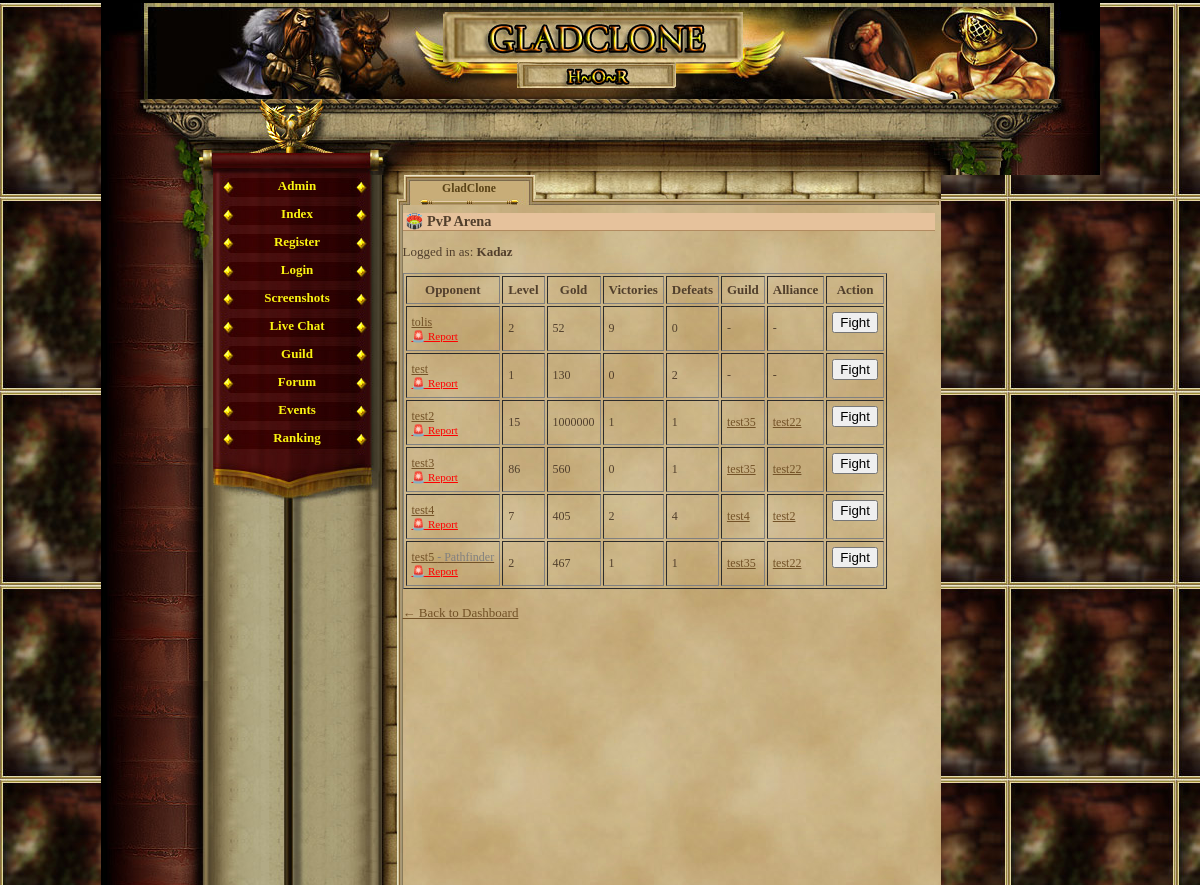
Page /pvp_arena.php (signed in) on the earlier database version.
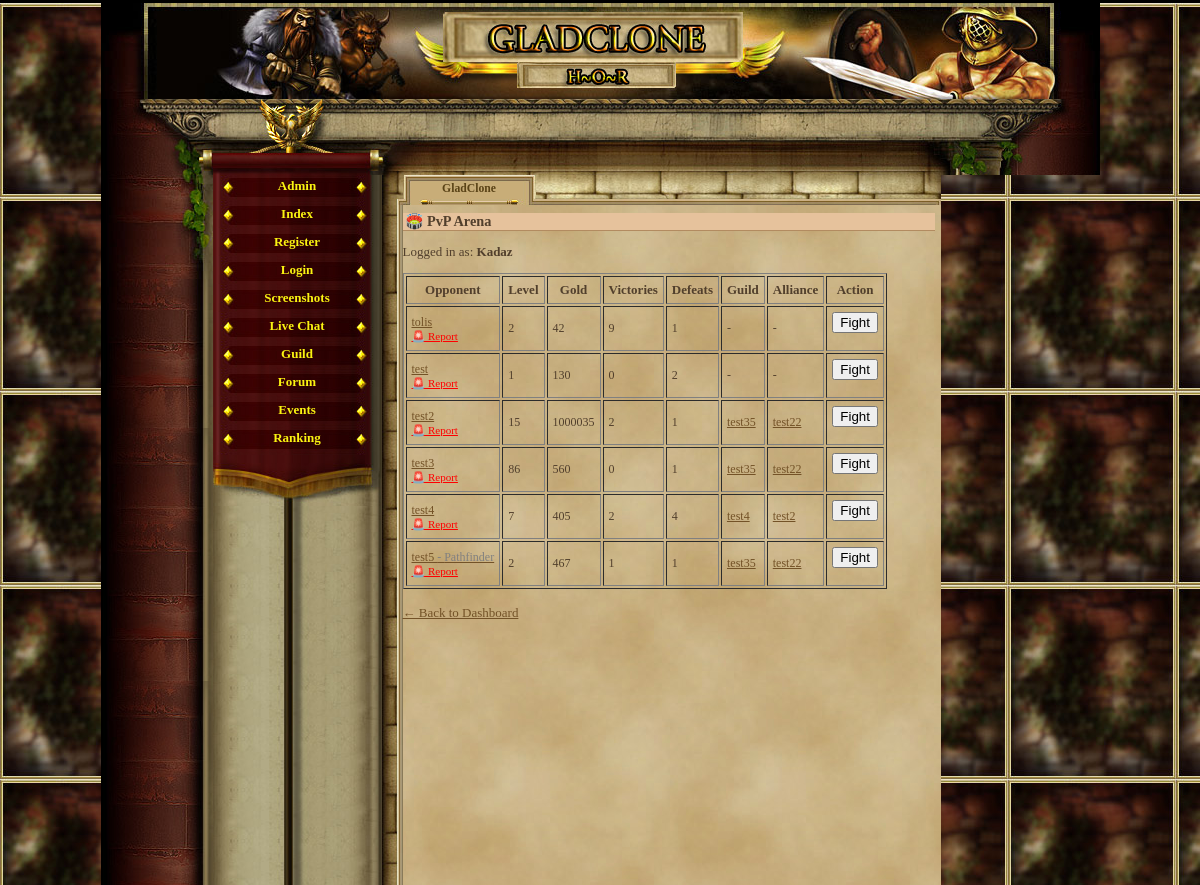
Same page on the later database version.
### tables this page shows
CREATE TABLE `gracze` (
  `id` int(11) NOT NULL AUTO_INCREMENT,
  `gracz` int(11) NOT NULL DEFAULT '0',
  `login` varchar(24) NOT NULL,
  `haslo` varchar(40) NOT NULL,
  `email` varchar(40) NOT NULL,
  `plec` tinyint(4) NOT NULL DEFAULT '0',
  `avatar` tinyint(4) NOT NULL DEFAULT '1',
  `pregunta` text NOT NULL,
  `respuesta` text NOT NULL,
  `rank` int(1) NOT NULL DEFAULT '1',
  `nivel` int(1) NOT NULL DEFAULT '1',
  `exp` int(1) NOT NULL DEFAULT '0',
  `exp_max` int(1) NOT NULL DEFAULT '10',
  `honor` int(1) NOT NULL DEFAULT '0',
  `fama` int(1) NOT NULL DEFAULT '0',
  `victorias` int(1) NOT NULL DEFAULT '0',
  `perdidas` int(1) NOT NULL DEFAULT '0',
  `oro_robado` int(1) NOT NULL DEFAULT '0',
  `oro_perdido` int(1) NOT NULL DEFAULT '0',
  `atak` int(5) NOT NULL DEFAULT '0',
  `obrona` int(3) NOT NULL DEFAULT '0',
  `sila` int(1) NOT NULL DEFAULT '5',
  `sila_i` int(1) NOT NULL DEFAULT '0',
  `sila_max` int(1) NOT NULL DEFAULT '10',
  `zrecznosc` int(1) NOT NULL DEFAULT '5',
  `zrecznosc_i` int(1) NOT NULL DEFAULT '0',
  `zrecznosc_max` int(1) NOT NULL DEFAULT '10',
  `wyrzymalosc` int(1) NOT NULL DEFAULT '5',
  `wyrzymalosc_i` int(1) NOT NULL DEFAULT '0',
  `wyrzymalosc_max` int(1) NOT NULL DEFAULT '10',
  `constitucion` int(1) NOT NULL DEFAULT '5',
  `constitucion_i` int(1) NOT NULL DEFAULT '0',
  `constitucion_max` int(1) NOT NULL DEFAULT '10',
  `carisma` int(1) NOT NULL DEFAULT '5',
  `carisma_i` int(1) NOT NULL DEFAULT '0',
  `carisma_max` int(1) NOT NULL DEFAULT '10',
  `inteligencja` int(1) NOT NULL DEFAULT '5',
  `inteligencja_i` int(1) NOT NULL DEFAULT '0',
  `inteligencja_max` int(1) NOT NULL DEFAULT '10',
  `mdchance` int(1) NOT NULL DEFAULT '0',
  `dhchance` int(1) NOT NULL DEFAULT '0',
  `ctchance` int(1) NOT NULL DEFAULT '0',
  `zycie` int(100) NOT NULL DEFAULT '100',
  `zycie_max` int(100) NOT NULL DEFAULT '100',
  `obrazenia_min` int(1) NOT NULL DEFAULT '0',
  `obrazenia_max` int(3) NOT NULL DEFAULT '2',
  `zloto` int(100) NOT NULL DEFAULT '150',
  `zloto_skarbiec` int(11) NOT NULL,
  `punkty` int(11) NOT NULL,
  `pracuje` int(11) NOT NULL,
  `ostatnia_walka_pvp` int(11) NOT NULL,
  `ostatnia_walka_pvc` int(11) NOT NULL,
  `ostatnio_zregenerowano` int(11) NOT NULL,
  `titulo` varchar(24) NOT NULL DEFAULT 'Newbie',
  `arena_level` int(11) NOT NULL,
  `rubies` int(11) NOT NULL DEFAULT '0',
  `centurion_time` int(11) NOT NULL,
  `reportes` int(1) NOT NULL DEFAULT '0',
  `mensajes` int(1) NOT NULL DEFAULT '0',
  `noticias` int(1) NOT NULL DEFAULT '0',
  `bendicion1_type` int(11) NOT NULL,
  `bendicion1_time` int(11) NOT NULL,
  `bendicion2_type` int(11) NOT NULL,
  `bendicion2_time` int(11) NOT NULL,
  `bendicion3_type` int(11) NOT NULL,
  `bendicion3_time` int(11) NOT NULL,
  `bendicion4_type` int(11) NOT NULL,
  `bendicion4_time` int(11) NOT NULL,
  `ostatnia_aktywnosc` int(11) NOT NULL DEFAULT '0',
  `username_locked` tinyint(1) NOT NULL DEFAULT '0',
  `lock_login` tinyint(1) NOT NULL DEFAULT '0',
  `is_admin` tinyint(1) NOT NULL DEFAULT '0',
  `title` varchar(100) DEFAULT NULL,
  `is_banned` tinyint(1) NOT NULL DEFAULT '0',
  PRIMARY KEY (`id`),
  UNIQUE KEY `login` (`login`)
);

CREATE TABLE `guilds` (
  `id` int(11) NOT NULL AUTO_INCREMENT,
  `name` varchar(50) NOT NULL,
  `tag` varchar(10) NOT NULL,
  `description` text,
  `created_at` datetime DEFAULT CURRENT_TIMESTAMP,
  `flag` varchar(100) DEFAULT NULL,
  PRIMARY KEY (`id`),
  UNIQUE KEY `tag` (`tag`)
);

CREATE TABLE `alliances` (
  `id` int(11) NOT NULL AUTO_INCREMENT,
  `name` varchar(50) NOT NULL,
  `tag` varchar(10) NOT NULL,
  `description` text,
  `created_at` datetime DEFAULT CURRENT_TIMESTAMP,
  `flag` varchar(100) DEFAULT NULL,
  PRIMARY KEY (`id`),
  UNIQUE KEY `tag` (`tag`)
);

### pvp_arena.php (the view, shortened to what this page needs)
<?php
require_once('var/ustawienia.php');
require_once('gora_strony.php');
require_once('menu_l.php');
$player_id = $_SESSION['id'];
$conn->query("UPDATE gracze SET ostatnio_zregenerowano = UNIX_TIMESTAMP() WHERE id = $player_id");
$stmt_self = $conn->prepare("SELECT login FROM gracze WHERE id = ?");
$stmt_self->bind_param("i", $player_id);
$stmt_self->execute();
$stmt_self->bind_result($player_name);
$can_fight = true;
$stmt = $conn->prepare("
    SELECT g.id, g.login, g.title, g.nivel, g.zloto, g.victorias, g.perdidas,
           gu.name AS guild_name, gu.id AS guild_id,
           al.name AS alliance_name, al.id AS alliance_id
    FROM gracze g
    LEFT JOIN guild_members gm ON gm.player_id = g.id
    LEFT JOIN guilds gu ON gu.id = gm.guild_id
    LEFT JOIN alliance_members am ON gu.id = am.guild_id
    LEFT JOIN alliances al ON al.id = am.alliance_id
    WHERE g.id != ?
");
$stmt->bind_param("i", $player_id);
$stmt->execute();
$result = $stmt->get_result();
?>
<h2>🏟️ PvP Arena</h2>
<p>Logged in as: <strong><?= htmlspecialchars($player_name) ?></strong></p>
<table border="1" cellpadding="5">
    <tr>
        <th>Opponent</th>
        <th>Level</th>
        <th>Gold</th>
        <th>Victories</th>
        <th>Defeats</th>
        <th>Guild</th>
        <th>Alliance</th>
        <th>Action</th>
    </tr>
    <?php while ($row = $result->fetch_assoc()): ?>
    <tr>
        <td>
    <a href="player_profile.php?id=<?= $row['id'] ?>">
        <?= htmlspecialchars($row['login']) ?>
        <?php if (!empty($row['title'])): ?>
            <span style="font-size:12px; color:gray;"> - <?= htmlspecialchars($row['title']) ?></span>
        <?php endif; ?>
    </a><br>
    <a href="report_player.php?id=<?= $row['id'] ?>" style="font-size:11px; color:red;">🚨 Report</a>
    </td>
        <td><?= $row['nivel'] ?></td>
        <td><?= $row['zloto'] ?></td>
        <td><?= $row['victorias'] ?></td>
        <td><?= $row['perdidas'] ?></td>
        <td>
            <?php if ($row['guild_name']): ?>
                <a href="guild.php?id=<?= $row['guild_id'] ?>">
                    <?= htmlspecialchars($row['guild_name']) ?>
                </a>
            <?php else: ?>
                <em>-</em>
            <?php endif; ?>
        </td>
        <td>
            <?php if ($row['alliance_name']): ?>
                <a href="alliance_view.php?id=<?= $row['alliance_id'] ?>">
                    <?= htmlspecialchars($row['alliance_name']) ?>
                </a>
            <?php else: ?>
                <em>-</em>
            <?php endif; ?>
        </td>
        <td>
            <?php if ($can_fight): ?>
                <form method="POST" action="pvp_fight.php" onsubmit="return confirm('Fight <?= htmlspecialchars($row['login']) ?>?');">
                    <button type="submit">Fight</button>
                </form>
            <?php else: ?>
                <button disabled>Cooldown</button>
            <?php endif; ?>
        </td>
    </tr>
    <?php endwhile; ?>
</table>
<br><a href="index.php">← Back to Dashboard</a>

Differences in the rows shown:
changed gracze "tolis": zloto "52" → "42"; perdidas "0" → "1"
changed gracze (number 4 of 7 on the later page): zloto "1000000" → "1000035"; victorias "1" → "2"
